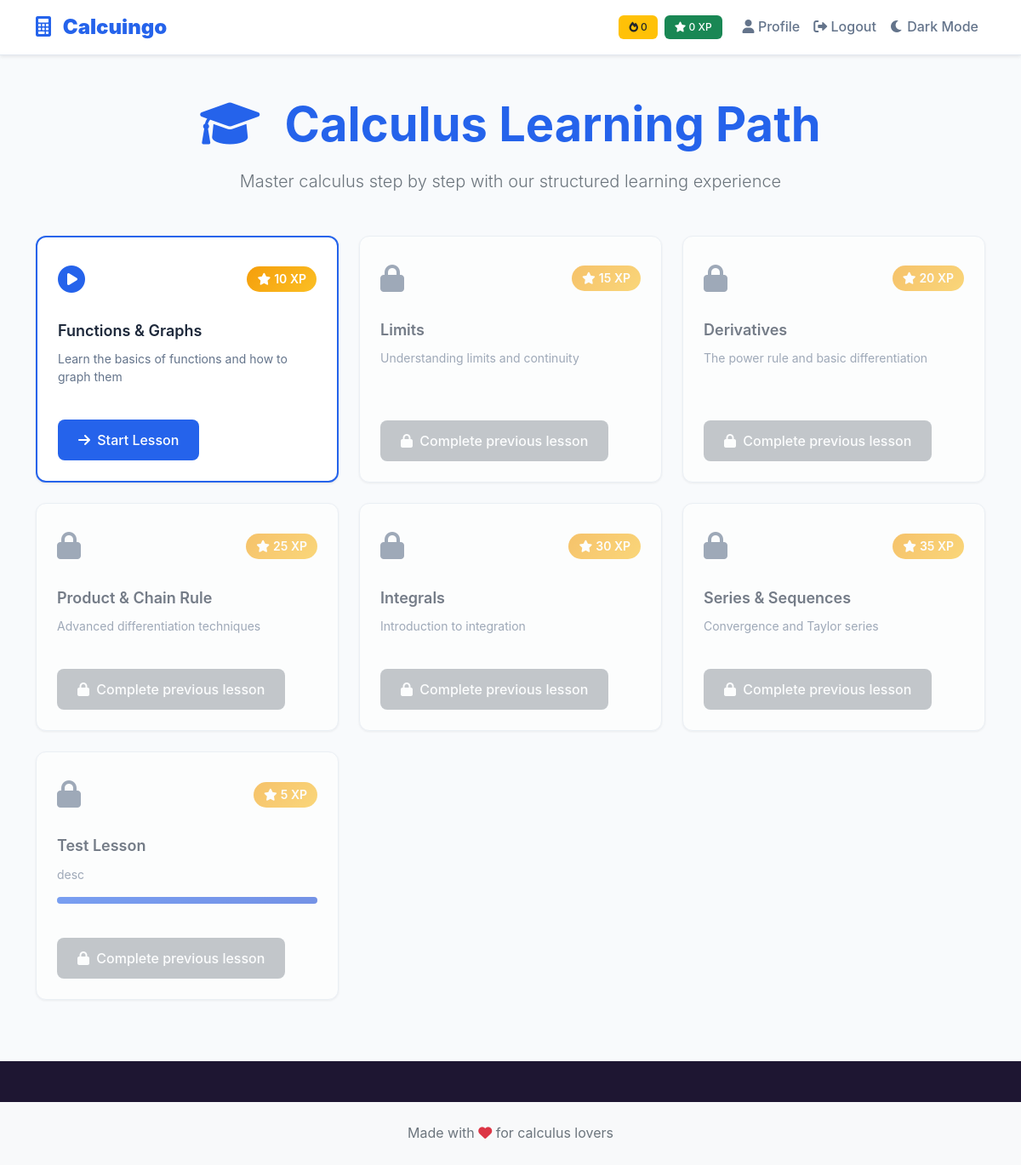
/learning-path (signed in), run on the app's committed database.
### models.py (models this page shows, shortened)
class Lesson(db.Model):
    id = db.Column(db.Integer, primary_key=True)
    title = db.Column(db.String(200), nullable=False)  # Lesson title (e.g., "Introduction to Limits")
    description = db.Column(db.Text)  # Detailed lesson description
    status = db.Column(db.String(20), default='locked')  # locked, in-progress, completed
    order = db.Column(db.Integer, nullable=False)  # Display order in learning path
    xp_reward = db.Column(db.Integer, default=10)  # XP points awarded for completion
    prerequisites = db.Column(db.Text)  # JSON string of prerequisite lesson IDs

class Progress(db.Model):
    id = db.Column(db.Integer, primary_key=True)
    user_id = db.Column(db.Integer, db.ForeignKey('user.id'), nullable=False)
    lesson_id = db.Column(db.Integer, db.ForeignKey('lesson.id'), nullable=False)
    completed = db.Column(db.Boolean, nullable=False, default=False)
    score = db.Column(db.Float, nullable=False, default=0.0)
    attempts = db.Column(db.Integer, nullable=False, default=0)
    last_attempt = db.Column(db.DateTime, nullable=False, default=datetime.utcnow)

### app.py (the view)
@app.route('/learning-path')
def learning_path():
    lessons = Lesson.query.order_by(Lesson.order).all()
    user_progress = {}
    if 'user_id' in session:
        user_id = session['user_id']
        progress_records = Progress.query.filter_by(user_id=user_id).all()
        user_progress = {p.lesson_id: p for p in progress_records}
    return render_template('learning_path.html', lessons=lessons, user_progress=user_progress)

### templates/learning_path.html (shortened to what this page needs)
{% extends "base.html" %}
{% block main_class %}learning-path-page{% endblock %}
{% block content %}
<div class="container py-5">
    <div class="text-center mb-5">
        <h1 class="display-4 fw-bold text-primary mb-3">
            <i class="fas fa-graduation-cap me-3"></i>
            Calculus Learning Path
        </h1>
        <p class="lead text-muted">Master calculus step by step with our structured learning experience</p>
    </div>
    <div class="row">
        {% for lesson in lessons %}
        <div class="col-lg-4 col-md-6 mb-4">
            <div class="lesson-card
                {% if session.user_id and user_progress.get(lesson.id) and user_progress[lesson.id].completed %}completed
                {% elif session.user_id and (loop.first or (user_progress.get(lessons[loop.index0-1]) and user_progress[lessons[loop.index0-1]].completed)) %}available
                {% else %}locked{% endif %}">
                <div class="lesson-header">
                    <div class="lesson-icon">
                        {% if session.user_id and user_progress.get(lesson.id) and user_progress[lesson.id].completed %}
                            <i class="fas fa-check-circle"></i>
                        {% elif session.user_id and (loop.first or (user_progress.get(lessons[loop.index0-1]) and user_progress[lessons[loop.index0-1]].completed)) %}
                            <i class="fas fa-play-circle"></i>
                        {% else %}
                            <i class="fas fa-lock"></i>
                        {% endif %}
                    </div>
                    <div class="lesson-xp">
                        <i class="fas fa-star"></i>
                        <span>{{ lesson.xp_reward }} XP</span>
                    </div>
                </div>
                <div class="lesson-content">
                    <h5 class="lesson-title">{{ lesson.title }}</h5>
                    <p class="lesson-description">{{ lesson.description }}</p>
                    {% if session.user_id and user_progress.get(lesson.id) %}
                    <div class="progress mb-3">
                        <div class="progress-bar"
                             style="width: {{ (user_progress[lesson.id].score * 100)|round }}%"></div>
                    </div>
                    {% endif %}
                </div>
                <div class="lesson-footer">
                    {% if session.user_id and (loop.first or (user_progress.get(lessons[loop.index0-1]) and user_progress[lessons[loop.index0-1]].completed)) %}
                        <a href="{{ url_for('lessons.lesson_detail', lesson_id=lesson.id) }}"
                           class="btn btn-primary">
                            <i class="fas fa-arrow-right me-1"></i>
                            Start Lesson
                        </a>
                    {% elif session.user_id and user_progress.get(lesson.id) and user_progress[lesson.id].completed %}
                        <a href="{{ url_for('lessons.lesson_detail', lesson_id=lesson.id) }}"
                           class="btn btn-outline-primary">
                            <i class="fas fa-redo me-1"></i>
                            Review
                        </a>
                    {% else %}
                        <span class="btn btn-secondary disabled">
                            <i class="fas fa-lock me-1"></i>
                            Complete previous lesson
                        </span>
                    {% endif %}
                </div>
            </div>
        </div>
        {% endfor %}
    </div>
</div>
{% endblock %}

### static/css/style.css (style rules this page uses)
:root { --primary-color: #2563eb; --primary-dark: #1d4ed8; --dark-mode-bg: #1e293b; --dark-mode-text: #f1f5f9; --secondary-color: #64748b; --accent-color: #f59e0b; --success-color: #10b981; --danger-color: #ef4444; --warning-color: #f59e0b; --light-bg: #f8fafc; --dark-bg: #1e1632; --text-dark: #1e293b; --text-muted: #64748b; --border-color: #e2e8f0; --border-radius: 12px; --shadow: 0 1px 3px rgba(0, 0, 0, 0.1); --shadow-lg: 0 10px 25px rgba(0, 0, 0, 0.1); }
body { font-family: 'Inter', -apple-system, BlinkMacSystemFont, 'Segoe UI', Roboto, sans-serif; background-color: var(--dark-bg); color: var(--text-dark); line-height: 1.6; }
.lesson-card { background: white; border-radius: var(--border-radius); box-shadow: var(--shadow); border: 1px solid var(--border-color); transition: all 0.3s ease; height: 100%; display: flex; flex-direction: column; overflow: hidden; }
.lesson-card.available { border-color: var(--primary-color); border-width: 2px; }
.lesson-card.locked { opacity: 0.6; cursor: not-allowed; }
.lesson-header { display: flex; justify-content: space-between; align-items: center; padding: 1.5rem 1.5rem 0; }
.lesson-icon { font-size: 2rem; color: var(--primary-color); }
.lesson-card.locked .lesson-icon { color: var(--text-muted); }
.lesson-xp { background: linear-gradient(135deg, var(--accent-color), #fbbf24); color: white; padding: 0.25rem 0.75rem; border-radius: 20px; font-size: 0.875rem; font-weight: 600; display: flex; align-items: center; gap: 0.25rem; }
.lesson-content { padding: 1.5rem; flex-grow: 1; }
.lesson-title { font-weight: 600; color: var(--text-dark); margin-bottom: 0.75rem; font-size: 1.125rem; }
.lesson-description { color: var(--text-muted); font-size: 0.875rem; margin-bottom: 1rem; line-height: 1.5; }
.lesson-footer { padding: 0 1.5rem 1.5rem; }
.btn { border-radius: 8px; font-weight: 500; transition: all 0.2s ease; border: none; padding: 0.75rem 1.5rem; }
.btn-primary { background: var(--primary-color); color: white; }
.btn-secondary { background: var(--secondary-color); color: white; }
.progress { border-radius: 8px; overflow: hidden; background: #e2e8f0; height: 8px; }
.progress-bar { background: linear-gradient(135deg, var(--primary-color), var(--primary-dark)); transition: width 0.6s ease; }
.text-primary { color: var(--primary-color) !important; }

### data on the page
Lesson: xp_reward "10", title "Functions & Graphs", description "Learn the basics of functions and how to graph them"
Lesson: xp_reward "15", title "Limits", description "Understanding limits and continuity", shows "Complete previous lesson"
Lesson: xp_reward "20", title "Derivatives", description "The power rule and basic differentiation", shows "Complete previous lesson"
Lesson: xp_reward "25", title "Product & Chain Rule", description "Advanced differentiation techniques", shows "Complete previous lesson"
Lesson: xp_reward "30", title "Integrals", description "Introduction to integration", shows "Complete previous lesson"
Lesson: xp_reward "35", title "Series & Sequences", description "Convergence and Taylor series", shows "Complete previous lesson"
Lesson: xp_reward "5", title "Test Lesson", description "desc", {{ (user_progress[lesson.id].score * 100)|round }} 100.0 (drawn), shows "Complete previous lesson"
